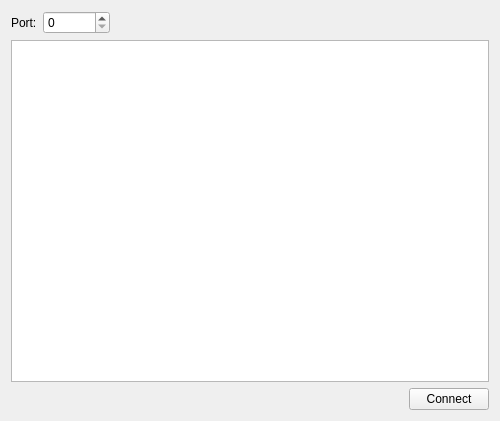
<?xml version="1.0" encoding="UTF-8"?>
<ui version="4.0">
 <class>Widget</class>
 <widget class="QWidget" name="Widget">
  <property name="geometry">
   <rect>
    <x>0</x>
    <y>0</y>
    <width>500</width>
    <height>421</height>
   </rect>
  </property>
  <property name="windowTitle">
   <string>Client</string>
  </property>
  <layout class="QGridLayout" name="gridLayout">
   <item row="0" column="0">
    <layout class="QHBoxLayout" name="horizontalLayout">
     <item>
      <widget class="QLabel" name="label">
       <property name="text">
        <string>Port:</string>
       </property>
      </widget>
     </item>
     <item>
      <widget class="QSpinBox" name="port">
       <property name="maximum">
        <number>999999999</number>
       </property>
      </widget>
     </item>
    </layout>
   </item>
   <item row="1" column="0" colspan="2">
    <widget class="QListWidget" name="listWidget"/>
   </item>
   <item row="2" column="1">
    <layout class="QHBoxLayout" name="horizontalLayout_2">
     <item>
      <spacer name="horizontalSpacer">
       <property name="orientation">
        <enum>Qt::Horizontal</enum>
       </property>
       <property name="sizeHint" stdset="0">
        <size>
         <width>40</width>
         <height>20</height>
        </size>
       </property>
      </spacer>
     </item>
     <item>
      <widget class="QPushButton" name="connect">
       <property name="text">
        <string>Connect</string>
       </property>
      </widget>
     </item>
    </layout>
   </item>
  </layout>
 </widget>
 <resources/>
 <connections/>
</ui>
